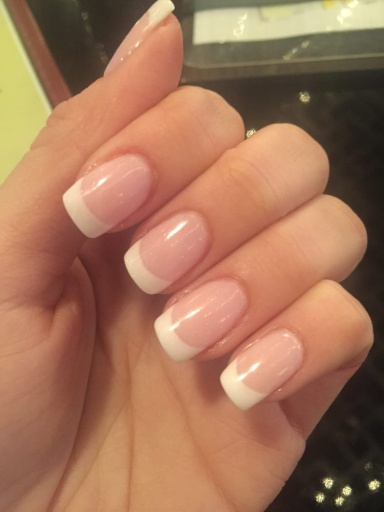
#> input picture image/1eecab90-1a92-43a7-b952-0204384e1fae.jpg, 384 x 512 px
$ python Homework01.py
#> lines starting #> are read from the running program, lines starting #| are printed output that depends on the picture; after the words box and inside, x2 and y2 are one past the last pixel; in counts of white or black regions, pixels touching at a corner belong together
import cv2
import matplotlib.pyplot as plt
import numpy as np

plt.rcParams['font.sans-serif'] = ['SimHei']  # 指定默认字体
plt.rcParams['axes.unicode_minus'] = False  # 解决保存图像是负号'-'显示为方块的问题

image_path =  r"image/1eecab90-1a92-43a7-b952-0204384e1fae.jpg"

img = cv2.imread(image_path, cv2.IMREAD_GRAYSCALE)
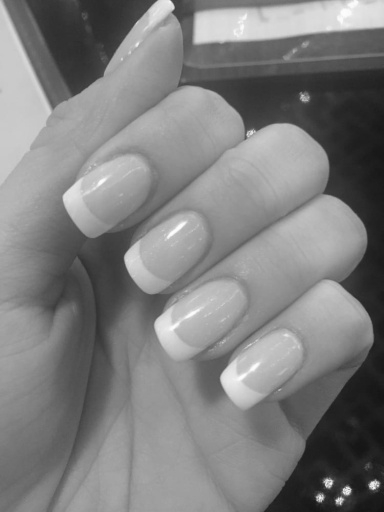
#> img: shape (512, 384); min 19, max 254, mean 126.7

if img is None:
    print("Error: Image could not be loaded. Please check the path.")
else:
    # 应用阈值分割
    _, thresholded_img = cv2.threshold(img, 170, 255, cv2.THRESH_BINARY)
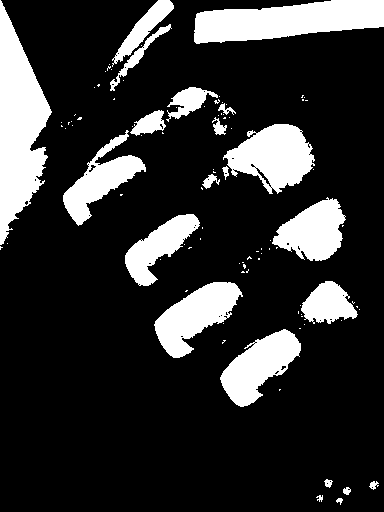
#> thresholded_img: shape (512, 384); 18.8% white; 98 white regions (76 under 20 px)
    images_combined = np.hstack((img, thresholded_img))
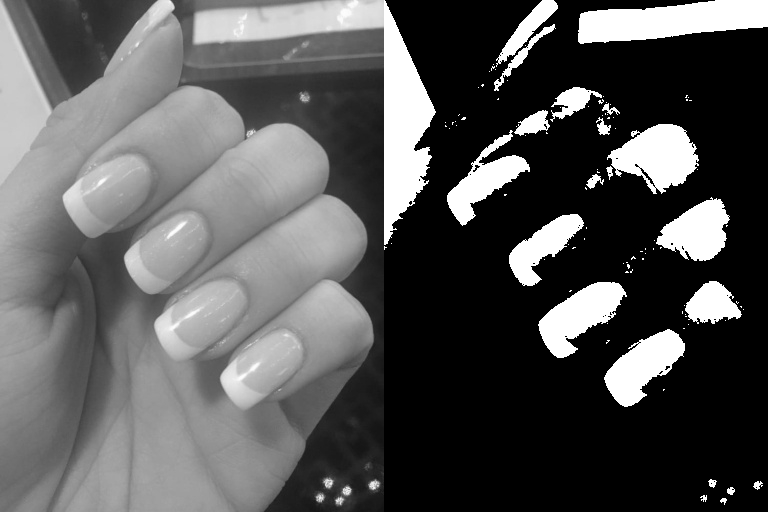
#> images_combined: shape (512, 768); min 0, max 255, mean 87.3

    # 寻找轮廓
    contours, _ = cv2.findContours(thresholded_img, cv2.RETR_CCOMP, cv2.CHAIN_APPROX_SIMPLE)
#> contours = 153 contours, 131 with area under 20; largest, box (x1, y1, x2, y2) and area: (0, 0, 52, 245) 6944, (194, 0, 384, 44) 5554, (223, 124, 315, 194) 3810, (154, 282, 243, 358) 3293, (220, 329, 301, 407) 3164

    # 遍历轮廓并绘制边界框
    for contour in contours:
        x, y, w, h = cv2.boundingRect(contour)
        cv2.rectangle(img, (x, y), (x + w, y + h), (0, 255, 0), 2)
#> this loop made 153 passes
#> (x, y, w, h) on passes 1 to 3: (336, 498, 7, 7), (316, 495, 7, 7), (343, 487, 8, 8)
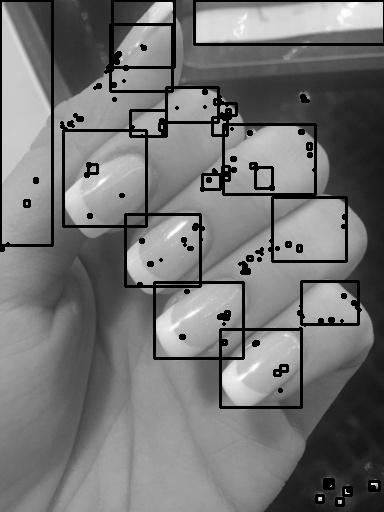
#> img: shape (512, 384); 7.65% of pixels changed, all inside (x1, y1, x2, y2) = (0, 0, 384, 507)

    plt.figure(figsize=(10, 5))  # 设置图像大小
    plt.imshow(images_combined, cmap='gray')  # 显示图像
    plt.title("原图与处理后的图像")  # 设置图像标题
    plt.xticks([img.shape[1] // 2, img.shape[1] + img.shape[1] // 2], ["原图", "处理后的图像"])
    plt.yticks([])  # 禁用y轴刻度
    plt.show()

$ run again, with image/09aefeec-e05f-11e8-87a6-0242ac1c0002.jpg copied over image/1eecab90-1a92-43a7-b952-0204384e1fae.jpg
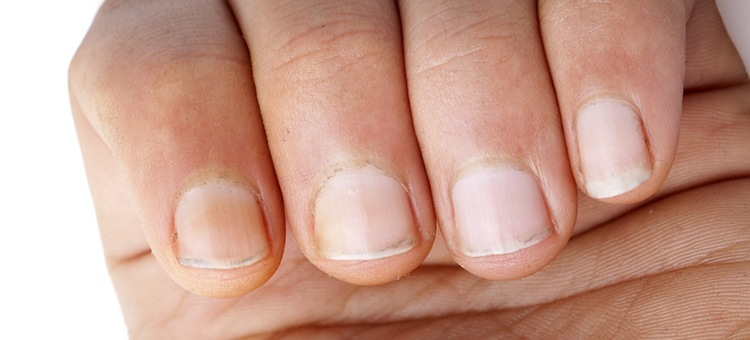
#> input picture image/09aefeec-e05f-11e8-87a6-0242ac1c0002.jpg, 750 x 340 px
#> `_, thresholded_img = cv2.threshold(img, 170, 255, cv2.THRESH_BINARY)`:
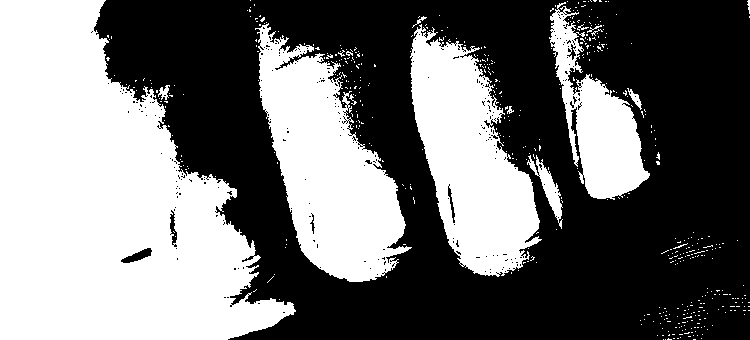
#> thresholded_img: shape (340, 750); 44.6% white; 499 white regions (483 under 20 px)
#> contours = 925 contours, 908 with area under 20; largest, box (x1, y1, x2, y2) and area: (0, 0, 296, 340) 63737, (255, 23, 412, 282) 20528, (410, 24, 542, 277) 18275, (549, 2, 650, 200) 7932, (527, 155, 563, 229) 618
#> the loop `for contour in contours:` made 925 passes
#> (x, y, w, h) on passes 2 to 4: (665, 339, 1, 1), (663, 339, 1, 1), (701, 338, 1, 1)
#> after the loop `for contour in contours:`:
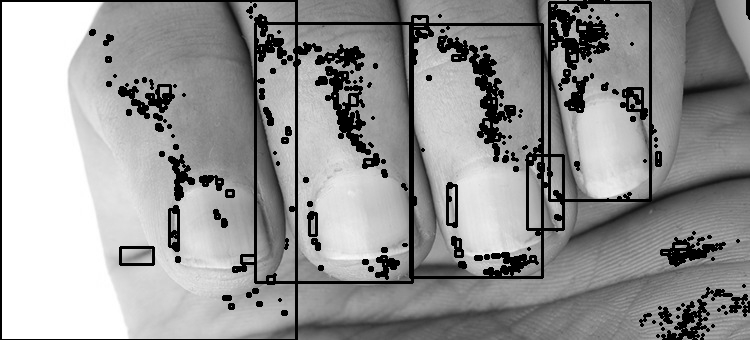
#> img: shape (340, 750); min 0, max 255, mean 149.2

$ run again, with image/2c376c66-9823-4874-869e-1e7f5c54ec7b.jpg copied over image/1eecab90-1a92-43a7-b952-0204384e1fae.jpg
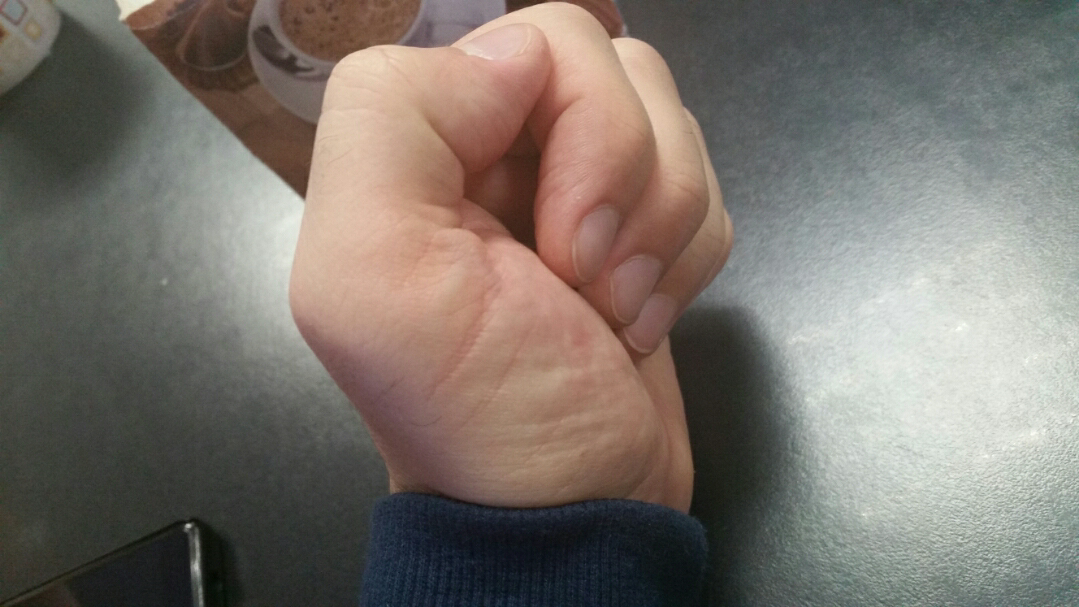
#> input picture image/2c376c66-9823-4874-869e-1e7f5c54ec7b.jpg, 1079 x 607 px
#> `_, thresholded_img = cv2.threshold(img, 170, 255, cv2.THRESH_BINARY)`:
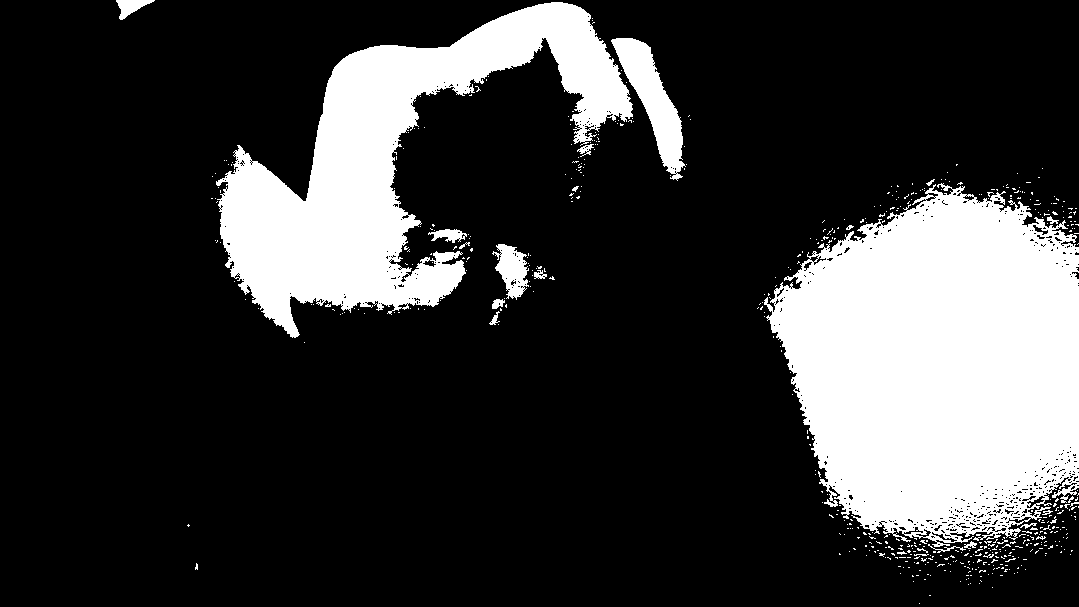
#> thresholded_img: shape (607, 1079); 21.6% white; 551 white regions (526 under 20 px)
#> contours = 1225 contours, 1180 with area under 20; largest, box (x1, y1, x2, y2) and area: (764, 183, 1079, 547) 84242, (216, 2, 633, 338) 48599, (611, 38, 686, 181) 3713, (492, 244, 529, 300) 1100, (116, 0, 155, 20) 330
#> the loop `for contour in contours:` made 1225 passes
#> (x, y, w, h) on passes 1, 3, 4: (919, 603, 1, 1), (992, 587, 1, 1), (968, 584, 1, 1)
#> after the loop `for contour in contours:`:
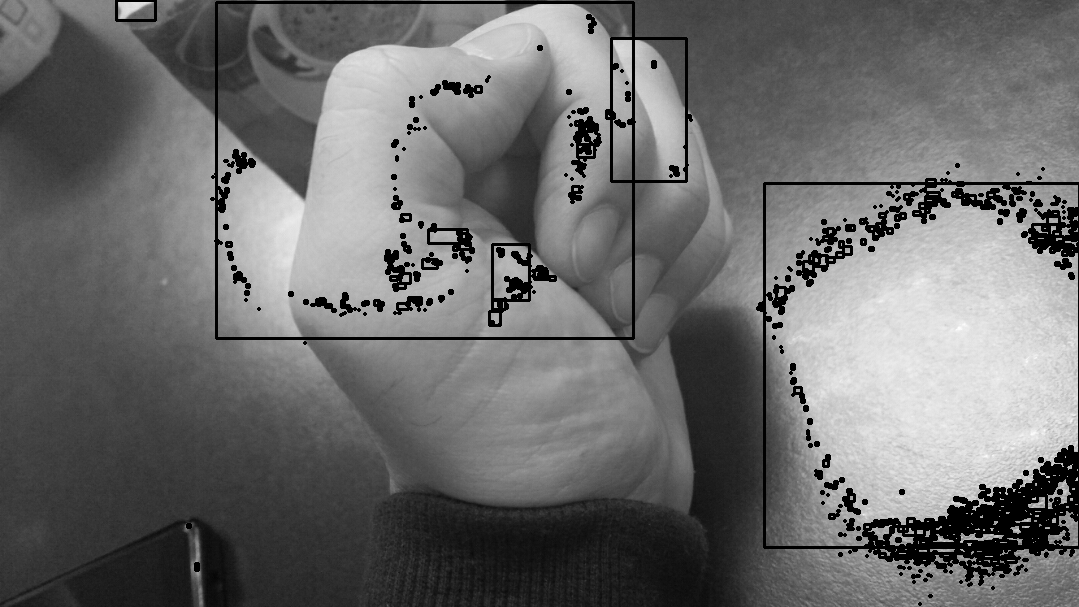
#> img: shape (607, 1079); min 0, max 254, mean 107.7
